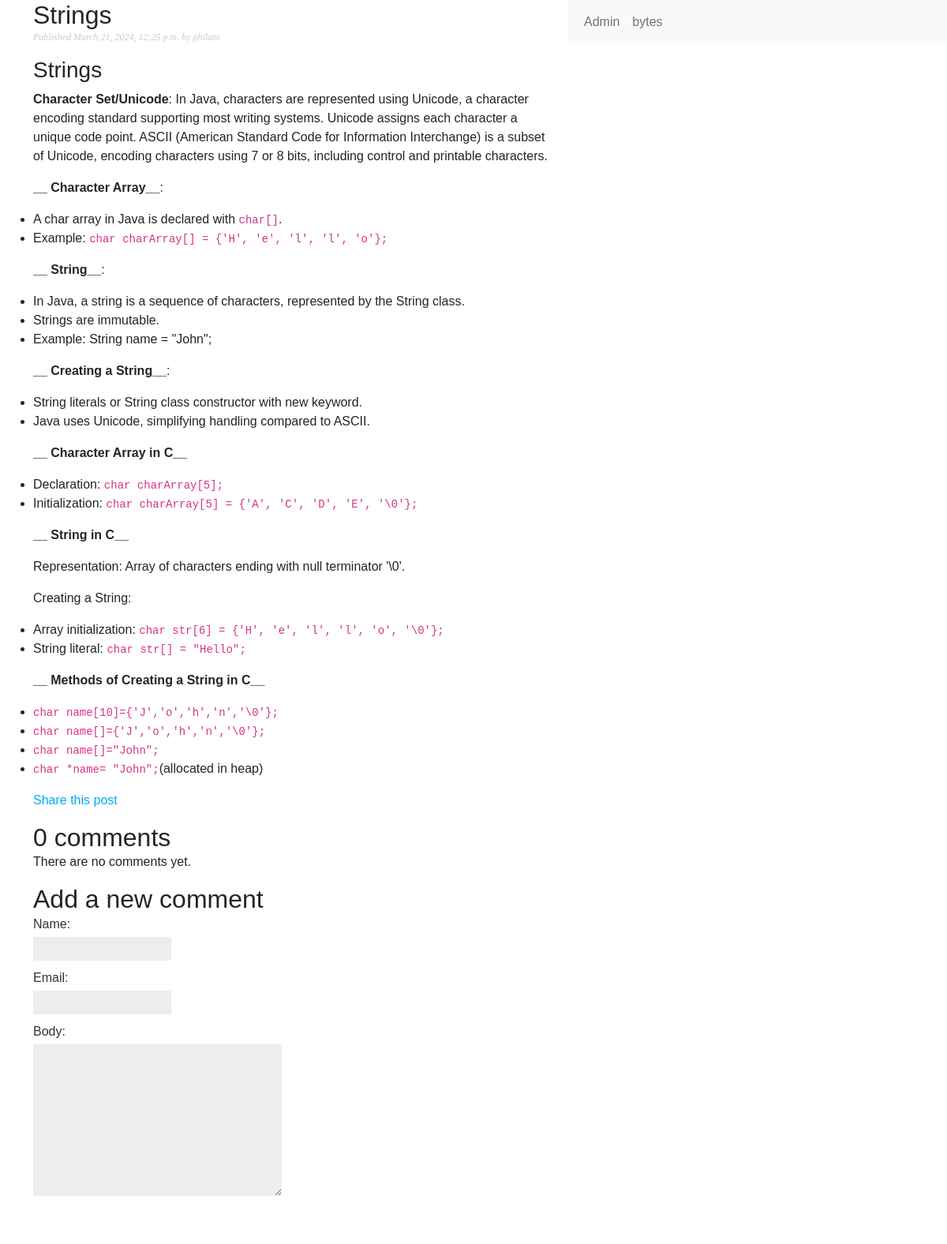
Page /blog/2024/3/21/strings/ on the committed database.
### blog/models.py (models this page shows, shortened)
class Post(models.Model):
    class Status(models.TextChoices):
        DRAFT='DF','Draft'
        PUBLISHED='PB','Published'
    title=models.CharField(max_length=250)
    slug=models.SlugField(max_length=250,unique_for_date='publish')
    author=models.ForeignKey(User,on_delete=models.CASCADE,related_name='blog_posts')
    body=models.TextField()
    publish=models.DateTimeField(default=timezone.now)
    created=models.DateTimeField(auto_now_add=True)
    updated=models.DateTimeField(auto_now=True)
    status=models.CharField(max_length=2,choices=Status.choices,default=Status.DRAFT)
    objects=models.Manager()# the default manager
    published=PublishedManager() #Our custom manager
    class Meta:
        ordering=['-publish']
        indexes=[models.Index(fields=['-publish']),]

### blog/views.py (the view)
def post_detail(request,year,month,day,post):
    post = get_object_or_404(Post,
                             status=Post.Status.PUBLISHED,
                             slug=post,
                             publish__year=year,
                             publish__month=month,
                             publish__day=day)
    comments = post.comments.filter(active=True)
    form = CommentForm()
    return render(request,
                  'blog/post/details.html',
                  {'post': post,
                   'comments': comments,
                   'form': form})
    return render(request,'blog/post/details.html',{'post':post})

### blog/forms.py
class CommentForm(forms.ModelForm):
    class Meta:
        model = Comment
        fields = ['name', 'email', 'body']

### blog/templatetags/blog_tags.py (called while the page is built)
@register.filter(name='markdown')
def markdown_format(text):
    return mark_safe(markdown.markdown(text))

### blog/templates/blog/post/details.html (shortened to what this page needs)
{% extends "blog/base.html" %}
{% load blog_tags %}
{% block content %}
<div class="container">
  <div class="row">
  <h2>{{ post.title }}</h2>
  <p class="date">
    Published {{ post.publish }} by {{ post.author }}
  </p>
  {{ post.body|markdown }}
  <p>
    <a href="{% url "blog:post_share" post.id %}">
    Share this post
    </a>
  </p>
  {% with comments.count as total_comments %}
    <h2>
        {{ total_comments }} comment{{ total_comments|pluralize }}
    </h2>
  {% endwith %}
  {% for comment in comments %}
  <div class="comment">
    <p class="info">
      Comment {{ forloop.counter }} by {{ comment.name }}
      {{ comment.created }}
    </p>
    {{ comment.body|linebreaks }}
  </div>
{% empty %}
  <p>There are no comments yet.</p>
{% endfor %}
{% include "blog/post/includes/comment_form.html" %}
</div>
</div>
{% endblock %}

### blog/static/css/blog.css (style rules this page uses)
body { margin:0; padding:0; font-family:helvetica, sans-serif; }
a { color:#00abff; text-decoration:none; }
h2 { font-weight:normal; margin:30px 0 0; }
p.date { color:#ccc; font-family: georgia, serif; font-size: 12px; font-style: italic; }
label { float:left; clear:both; color:#333; margin-bottom:4px; }
input, textarea { clear:both; float:left; margin:0 0 10px; background:#ededed; border:0; padding:6px 10px; font-size:12px; }

### rows in the picture
Post: title "Strings", publish "March 21, 2024, 12:25 p.m.", author "philani", body "Strings Character Set/Unicode : In Java, characters are represented using Unicode, a character encoding standard supporting most writing systems. Unicode assigns each character a unique code point. ASCII (American Standard Code for Information Interchange) is a subset of Unicode, encoding characters using 7 or 8 bits, including control and printable characters. __ Character Array__ : A char array in Java is declared with char[] . Example: char charArray[] = {'H', 'e', 'l', 'l', 'o'}; __ String__ : In Java, a string is a sequence of characters, represented by the String class. Strings are immutable. Example: String name = \"John\"; __ Creating a String__ : String literals or String class…"

### other values in the picture
{{ total_comments }} "0"
